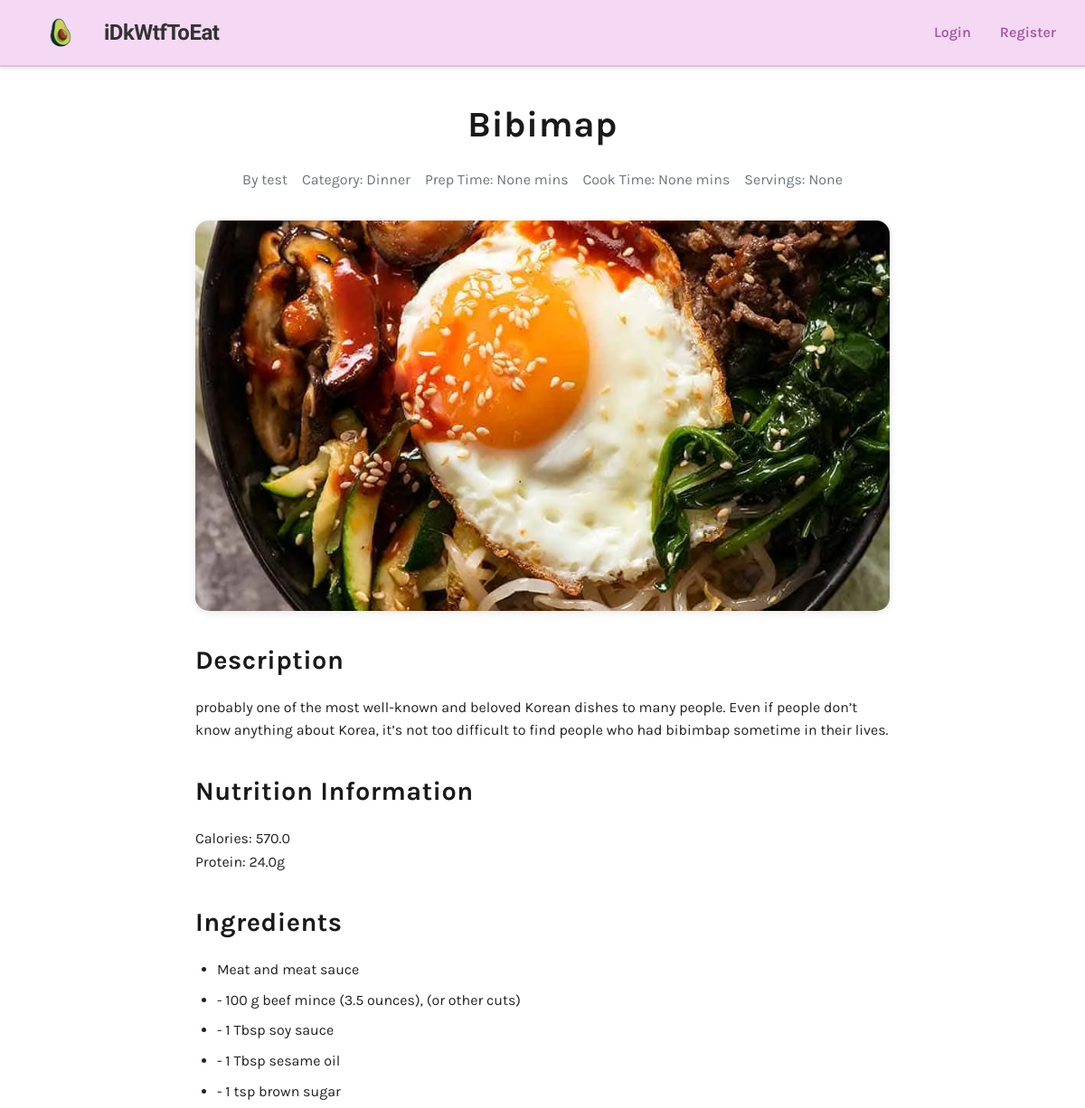
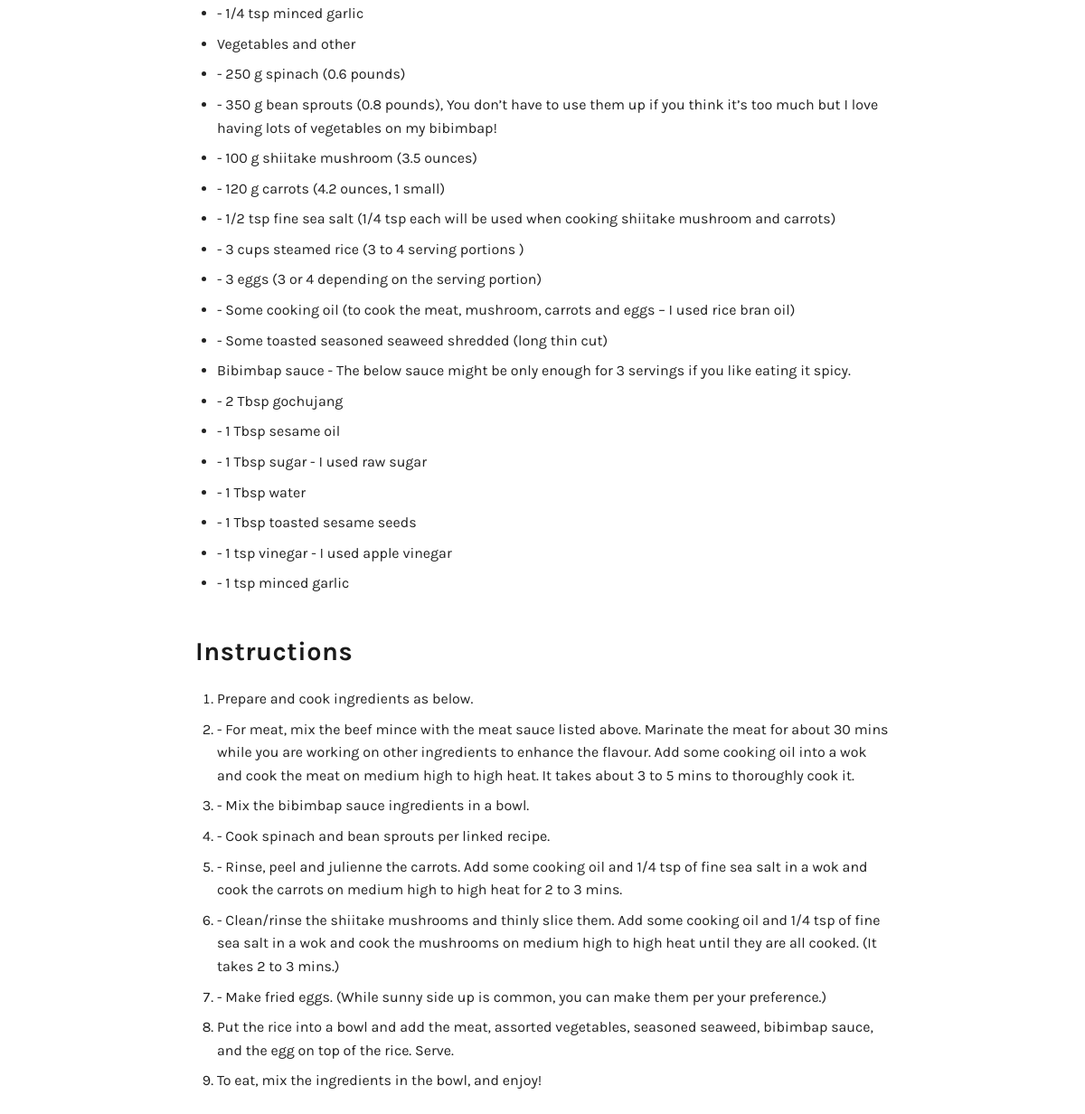
/recipe/3, run on the app's committed database (2 pictures, top to bottom).
### app/models.py (models this page shows, shortened)
class Recipe(db.Model):
    id = db.Column(db.Integer, primary_key=True)
    title = db.Column(db.String(100), nullable=False)
    description = db.Column(db.Text)
    ingredients = db.Column(db.Text, nullable=False)
    instructions = db.Column(db.Text, nullable=False)
    calories = db.Column(db.Float, nullable=False)
    protein = db.Column(db.Float, nullable=False)
    created_at = db.Column(db.DateTime, default=datetime.utcnow)
    user_id = db.Column(db.Integer, db.ForeignKey('user.id'))
    category_id = db.Column(db.Integer, db.ForeignKey('category.id'))
    image_url = db.Column(db.String(255))  # Store the path to the uploaded image
    prep_time = db.Column(db.Float)
    cook_time = db.Column(db.Float)
    servings = db.Column(db.Float)

class User(UserMixin, db.Model):
    id = db.Column(db.Integer, primary_key=True)
    username = db.Column(db.String(64), unique=True, nullable=False)
    email = db.Column(db.String(120), unique=True, nullable=False)
    password_hash = db.Column(db.String(128))
    recipes = db.relationship('Recipe', backref='author', lazy='dynamic')

class Category(db.Model):
    id = db.Column(db.Integer, primary_key=True)
    name = db.Column(db.String(50), unique=True, nullable=False)
    recipes = db.relationship('Recipe', backref='category', lazy='dynamic')

### app/main/routes.py (the view)
@bp.route('/recipe/<int:id>')
def view_recipe(id):
    recipe = Recipe.query.get_or_404(id)
    return render_template('view_recipe.html', recipe=recipe)

### app/templates/view_recipe.html (shortened to what this page needs)
{% extends "base.html" %}
{% block content %}
<div class="recipe-details">
    <div class="recipe-header">
        <h1>{{ recipe.title }}</h1>
        <div class="recipe-meta">
            <span>By {{ recipe.author.username }}</span>
            <span>Category: {{ recipe.category.name }}</span>
            <span>Prep Time: {{ recipe.prep_time }} mins</span>
            <span>Cook Time: {{ recipe.cook_time }} mins</span>
            <span>Servings: {{ recipe.servings }}</span>
        </div>
    </div>
    {% if recipe.image_url %}
        <div class="recipe-image">
            <img src="{{ recipe.image_url }}" alt="{{ recipe.title }}">
        </div>
    {% endif %}
    <div class="recipe-content">
        <div class="recipe-description">
            <h2>Description</h2>
            <p>{{ recipe.description }}</p>
        </div>
        <div class="recipe-nutrition">
            <h2>Nutrition Information</h2>
            <div class="nutrition-info">
                <div class="nutrition-item">
                    <span class="label">Calories:</span>
                    <span class="value">{{ recipe.calories }}</span>
                </div>
                <div class="nutrition-item">
                    <span class="label">Protein:</span>
                    <span class="value">{{ recipe.protein }}g</span>
                </div>
            </div>
        </div>
        <div class="recipe-ingredients">
            <h2>Ingredients</h2>
            <ul>
                {% for ingredient in recipe.ingredients.split('\n') %}
                    {% if ingredient.strip() %}
                        <li>{{ ingredient.strip() }}</li>
                    {% endif %}
                {% endfor %}
            </ul>
        </div>
        <div class="recipe-instructions">
            <h2>Instructions</h2>
            <ol>
                {% for step in recipe.instructions.split('\n') %}
                    {% if step.strip() %}
                        <li>{{ step.strip() }}</li>
                    {% endif %}
                {% endfor %}
            </ol>
        </div>
    </div>
</div>
{% endblock %}

### app/static/css/styles.css (style rules this page uses)
:root { --primary-color: #F4D8F4; --secondary-color: #6c757d; --success-color: #28a745; --danger-color: #dc3545; --light-color: #f8f9fa; --dark-color: #343a40; --border-color: #dee2e6; --text-color: #333333; --link-color: #333333; --hover-color: #000000; }
* { margin: 0; padding: 0; box-sizing: border-box; }
body { font-family: "Karla", sans-serif; line-height: 1.6; color: #333; background-color: #ffffff; min-width: 100%; overflow-x: hidden; }
.recipe-details { max-width: 800px; margin: 2rem auto; padding: 0 1rem; }
.recipe-header { text-align: center; margin-bottom: 2rem; }
.recipe-header h1 { font-size: 2.5rem; margin-bottom: 1rem; }
.recipe-meta { display: flex; flex-wrap: wrap; gap: 1rem; justify-content: center; color: var(--secondary-color); margin-bottom: 2rem; }
.recipe-details .recipe-image { width: 100%; padding-top: 56.25%; position: relative; overflow: hidden; border-radius: 15px; background-color: #f5f5f5; margin-bottom: 2rem; box-shadow: 0 2px 10px rgba(0, 0, 0, 0.1); }
.recipe-details .recipe-image img { position: absolute; top: 0; left: 0; width: 100%; height: 100%; object-fit: cover; object-position: center; }
.recipe-content { display: grid; gap: 2rem; }
.recipe-content h2 { font-size: 1.8rem; margin-bottom: 1rem; color: var(--text-color); }
.recipe-ingredients ul, .recipe-instructions ol { padding-left: 1.5rem; margin-top: 1rem; }
.recipe-ingredients li, .recipe-instructions li { margin-bottom: 0.5rem; line-height: 1.6; }
body, .container, .main-container, .card, .recipe-card, .recipe-info, .discover-section, .hot-recipes, .user-profile, .user-recipes { color: #222 !important; background-color: #fff; }
h1, h2, h3, h4, h5, h6, .recipe-header h1, .hot-recipes h2, .discover-section h1, .user-profile h1, .user-recipes h2 { color: #1a1a1a !important; font-weight: 700; letter-spacing: 0.5px; text-shadow: 0 1px 2px rgba(255,255,255,0.7); }

### data on the page
Recipe: title "Bibimap", prep_time "None", cook_time "None", servings "None", image_url (picture), description "probably one of the most well-known and beloved Korean dishes to many people. Even if people don’t know anything about Korea, it’s not too difficult to find people who had bibimbap sometime in their lives.", calories "570.0", protein "24.0"
User: author.username "test"
Category: category.name "Dinner"

### other printed values
{{ ingredient.strip() }} "Meat and meat sauce" "- 100 g beef mince (3.5 ounces), (or other cuts)" "- 1 Tbsp soy sauce" "- 1 Tbsp sesame oil" "- 1 tsp brown sugar" "- 1/4 tsp minced garlic" "Vegetables and other" "- 250 g spinach (0.6 pounds)" "- 350 g bean sprouts (0.8 pounds), You don’t have to use them up if you think it’s too much but I love having lots of vegetables on my bibimbap!" "- 100 g shiitake mushroom (3.5 ounces)" "- 120 g carrots (4.2 ounces, 1 small)" "- 1/2 tsp fine sea salt (1/4 tsp each will be used when cooking shiitake mushroom and carrots)" "- 3 cups steamed rice (3 to 4 serving portions )" "- 3 eggs (3 or 4 depending on the serving portion)" "- Some cooking oil (to cook the meat, mushroom, carrots and eggs – I used rice bran oil)" "- Some toasted seasoned seaweed shredded (long thin cut)" "Bibimbap sauce - The below sauce might be only enough for 3 servings if you like eating it spicy." "- 2 Tbsp gochujang" "- 1 Tbsp sesame oil" "- 1 Tbsp sugar - I used raw sugar" "- 1 Tbsp water" "- 1 Tbsp toasted sesame seeds" "- 1 tsp vinegar - I used apple vinegar" "- 1 tsp minced garlic"
{{ step.strip() }} "Prepare and cook ingredients as below." "- Mix the bibimbap sauce ingredients in a bowl." "- Cook spinach and bean sprouts per linked recipe." "- Rinse, peel and julienne the carrots. Add some cooking oil and 1/4 tsp of fine sea salt in a wok and cook the carrots on medium high to high heat for 2 to 3 mins." "- Make fried eggs. (While sunny side up is common, you can make them per your preference.)" "Put the rice into a bowl and add the meat, assorted vegetables, seasoned seaweed, bibimbap sauce, and the egg on top of the rice. Serve." "To eat, mix the ingredients in the bowl, and enjoy!"
